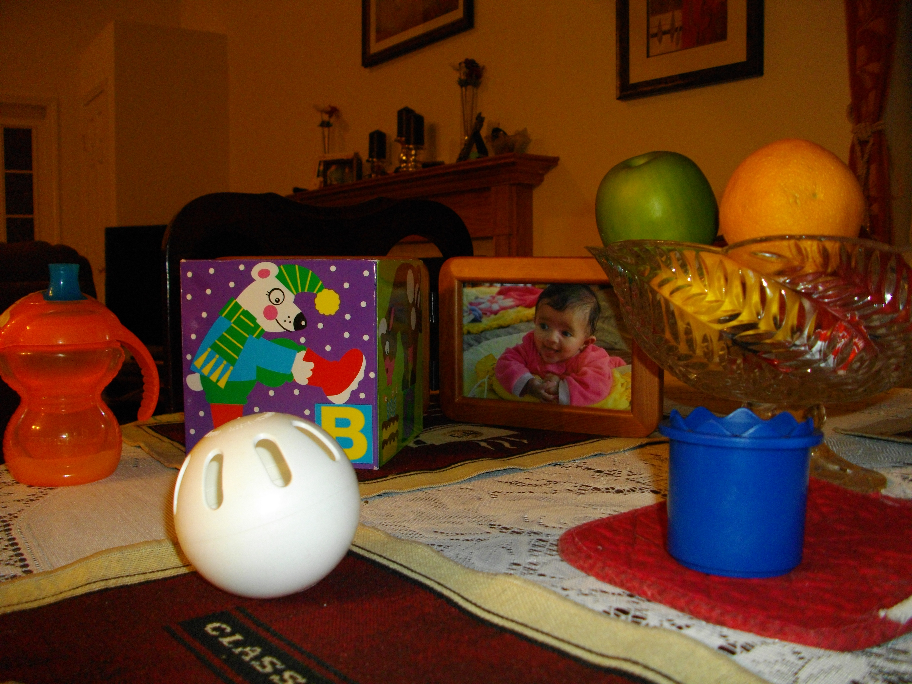
%> input picture images/toysflash.png, 912 x 684 px
$ octave Image_analysis_colour_spaces.m   (GNU Octave 9; MATLAB toolbox functions it lacks are replaced by stand-ins)
%> lines starting %> are read from the running program, lines starting %| are printed output that depends on the picture; in (x1, y1, x2, y2) boxes, pixels count from 0 and x2, y2 are one past the last pixel; in counts of white or black regions, pixels touching at a corner belong together; the program's own positions count from 1
%> further down, I is the input picture: size 684x912x3 uint8; mean R, G, B 97.4, 58.3, 33.9
### splitRGBChannels.m
function [R, G, B] = splitRGBChannels(I)

% Extract the three RGB channels
R = I(:,:,1);
G = I(:,:,2);
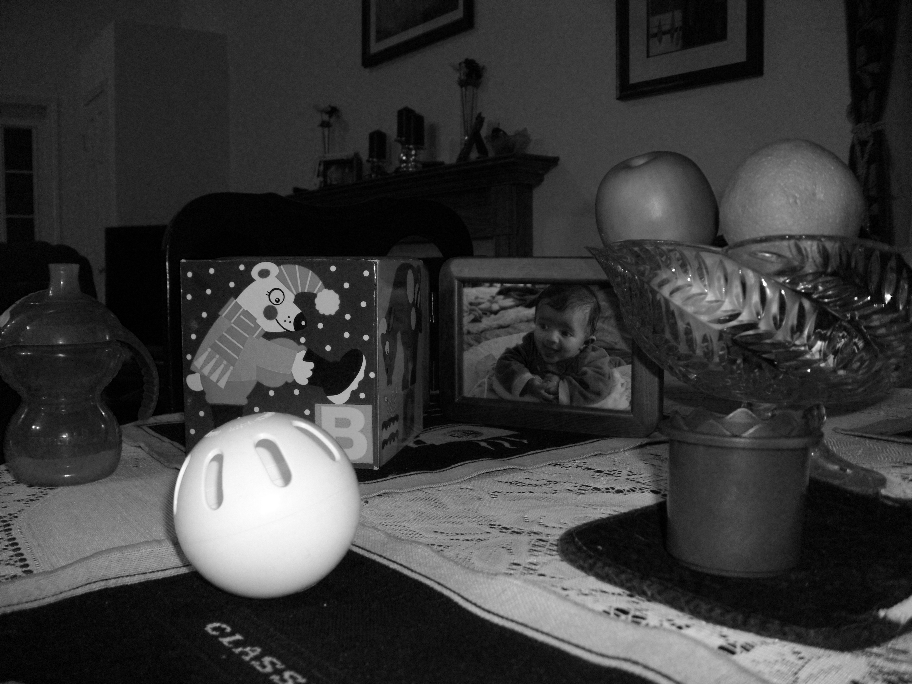
%> G: size 684x912 uint8; min 0, max 255, mean 58.3
B = I(:,:,3);
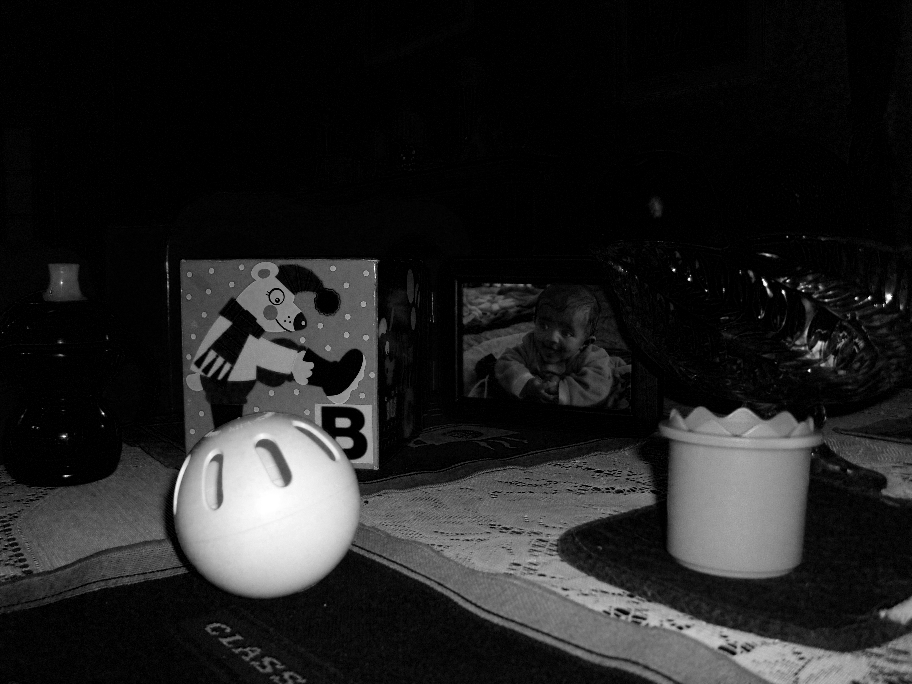
%> B: size 684x912 uint8; min 0, max 255, mean 33.9

% Display the three channels
figure;

subplot(1,3,1);
imshow(R);
title('R channel');

subplot(1,3,2);
imshow(G);
title('G channel');

subplot(1,3,3);
imshow(B);
title('B channel');

end

### colorseg_RB.m
function colorseg_RB(I)
%Interactive color-segmentation using Red and Blue channels of an image I

figure('Position',[100 100 1400 600]); %make a wide figure
subplot(1,2,1);
imshow(I);


[R,G,B]=imsplit(I); %split our image into R,G,B components
subplot(1,2,2);
h=histcounts2(R,B,256); %compute 2D (bivariate) histogram of Red and Blue
imagesc(log(h)); %display the histogram, use 'log' to improve contrast in darker regions
axis xy equal tight
ylabel('Red')
xlabel('Blue')

title('Mark a region in the histogram');
%roi=drawfreehand('StripeColor','r');
roi=drawpolygon('StripeColor','r');
addlistener(roi,'MovingROI',@(varargin) update(I,R,B,varargin{:}));
addlistener(roi,'ROIMoved',@(varargin) update(I,R,B,varargin{:}));
update(I,R,B,roi)
end


% [8 lines left out: function update, not called in this run]

### Image_analysis_colour_spaces.m
%% COLOUR SPACES

% Read the image
I = imread('images/toysflash.png');


%% Explore colour spaces

% Original RGB image
figure('Name','Original RGB Image');
imshow(I);
title('Original RGB Image');


% RGB colour space
figure('Name','RGB Colour Space');
colorcloud(I, 'rgb');
title('RGB Colour Space');


% HSV colour space
figure('Name','HSV Colour Space');
colorcloud(I, 'hsv');
title('HSV Colour Space');


% YCbCr colour space
figure('Name','YCbCr Colour Space');
colorcloud(I, 'ycbcr');
title('YCbCr Colour Space');


% L*a*b* colour space
figure('Name','L*a*b* Colour Space');
colorcloud(I, 'lab');
title('L*a*b* Colour Space');


%% Split RGB image into three channels

[R_values, G_values, B_values] = splitRGBChannels(I);


%% Otsu thresholding on R, G and B channels

% Calculate Otsu threshold for each RGB channel
TR = graythresh(R_values);
%> TR = 0.396
TG = graythresh(G_values);
%> TG = 0.357
TB = graythresh(B_values);
%> TB = 0.271

% Create binary segmentation images
binaryImageR = imbinarize(R_values, TR);
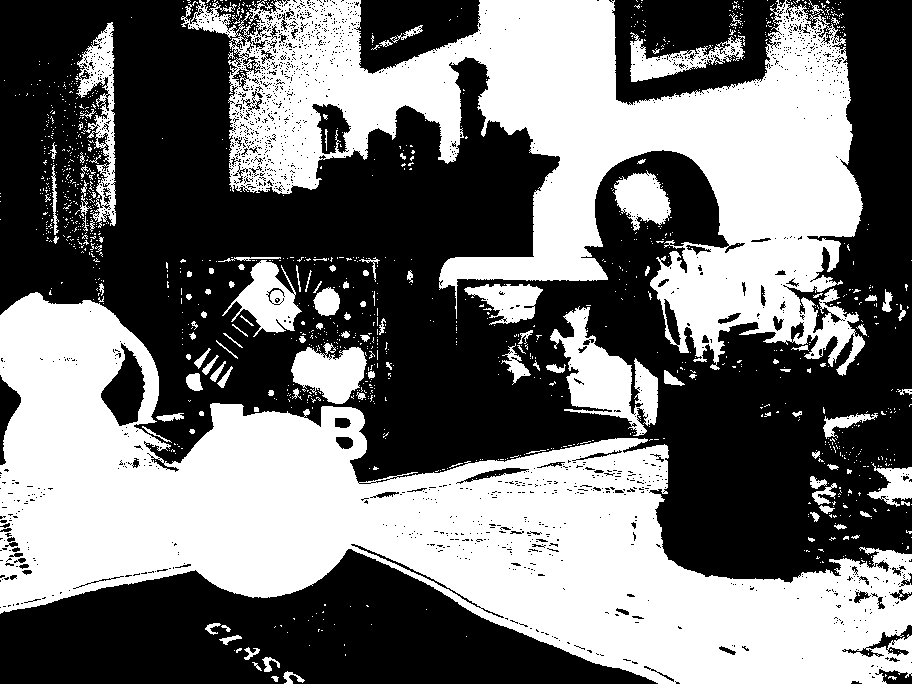
%> binaryImageR: size 684x912 logical; 45.5% white; 1262 white regions (1141 under 20 px), largest, box (x1, y1, x2, y2) and area: (0, 292, 912, 684) 147733, (181, 0, 865, 376) 104224, (550, 306, 658, 436) 5867
binaryImageG = imbinarize(G_values, TG);
%> binaryImageG: size 684x912 logical; 21.3% white; 517 white regions (438 under 20 px), largest, box (x1, y1, x2, y2) and area: (173, 355, 912, 684) 79608, (0, 468, 188, 609) 17314, (186, 262, 340, 405) 10745
binaryImageB = imbinarize(B_values, TB);
%> binaryImageB: size 684x912 logical; 21% white; 568 white regions (517 under 20 px), largest, box (x1, y1, x2, y2) and area: (173, 259, 912, 684) 93796, (662, 407, 822, 579) 21403, (0, 481, 165, 578) 7411

% Display segmentation results
figure('Name','Otsu Thresholding - RGB Channels');

subplot(1,3,1);
imshow(binaryImageR);
title('Otsu - R');

subplot(1,3,2);
imshow(binaryImageG);
title('Otsu - G');

subplot(1,3,3);
imshow(binaryImageB);
title('Otsu - B');


%% Convert RGB image to HSV

I_hsv = rgb2hsv(I);
%> I_hsv: size 684x912x3 double; mean H, S, V 0.161, 0.778, 0.407

% Extract HSV channels
H = I_hsv(:,:,1);
S = I_hsv(:,:,2);
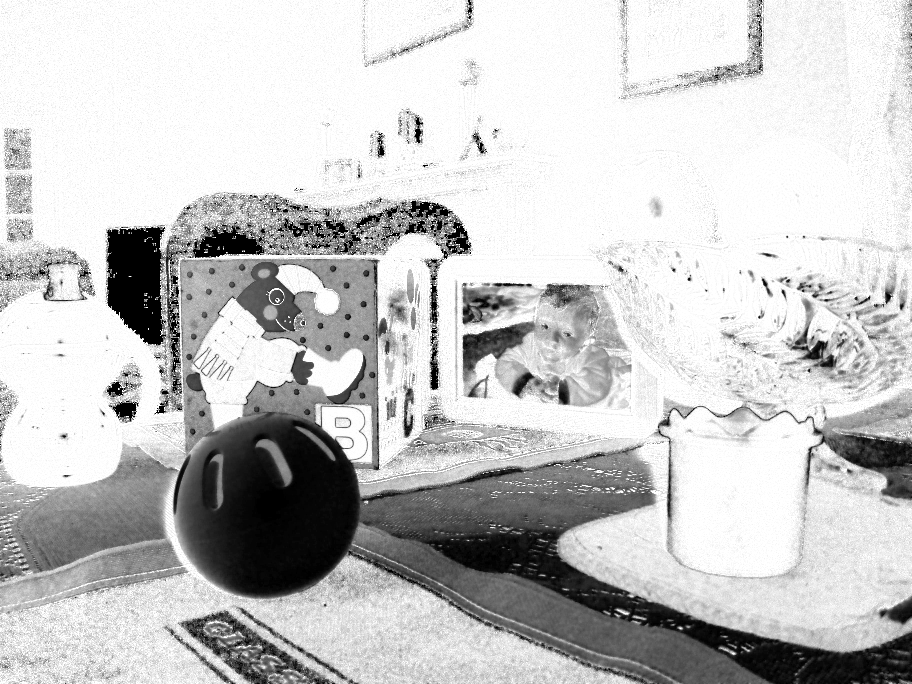
%> S: size 684x912 double; min 0, max 1, mean 0.778
V = I_hsv(:,:,3);
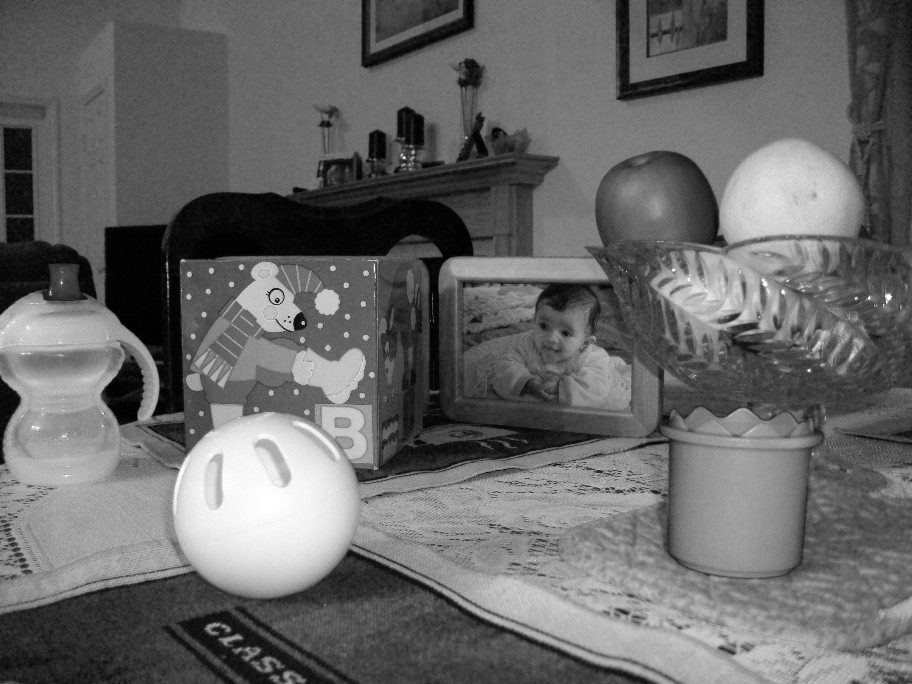
%> V: size 684x912 double; min 0, max 1, mean 0.407


%% Otsu thresholding on H, S and V channels

% Calculate Otsu threshold for each HSV channel
TH = graythresh(H);
%> TH = 0.435
TS = graythresh(S);
%> TS = 0.612
TV = graythresh(V);
%> TV = 0.447

% Create binary segmentation images
binaryImageH = imbinarize(H, TH);
%> binaryImageH: size 684x912 logical; 11.3% white; 1841 white regions (1710 under 20 px), largest, box (x1, y1, x2, y2) and area: (632, 406, 860, 646) 29719, (165, 254, 379, 472) 20092, (559, 345, 615, 406) 1609
binaryImageS = imbinarize(S, TS);
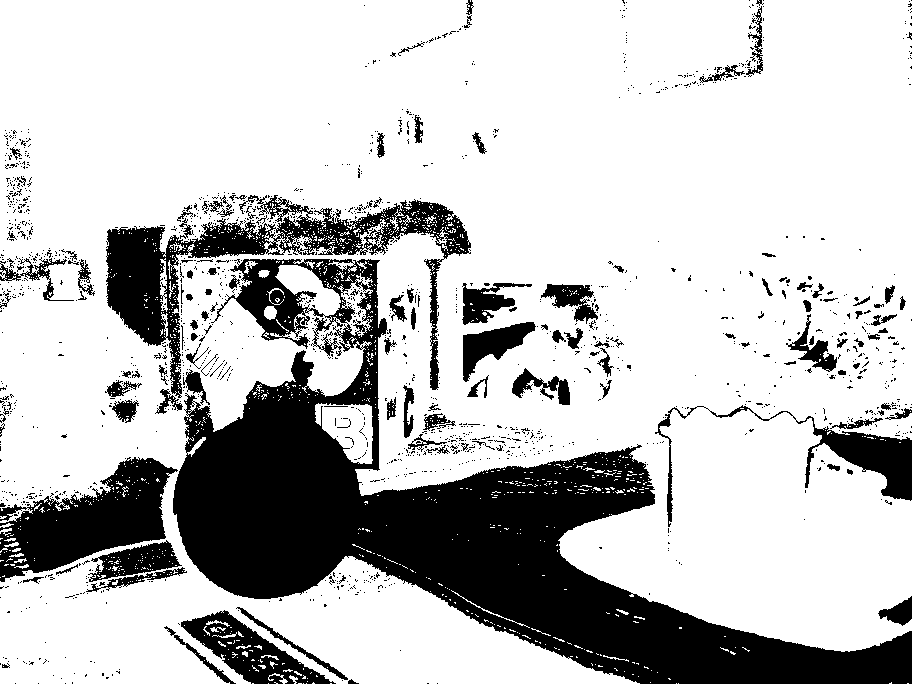
%> binaryImageS: size 684x912 logical; 76% white; 1581 black regions (1447 under 20 px), largest, box (x1, y1, x2, y2) and area: (173, 259, 912, 684) 91916, (106, 195, 471, 398) 15703, (0, 457, 178, 582) 10955
binaryImageV = imbinarize(V, TV);
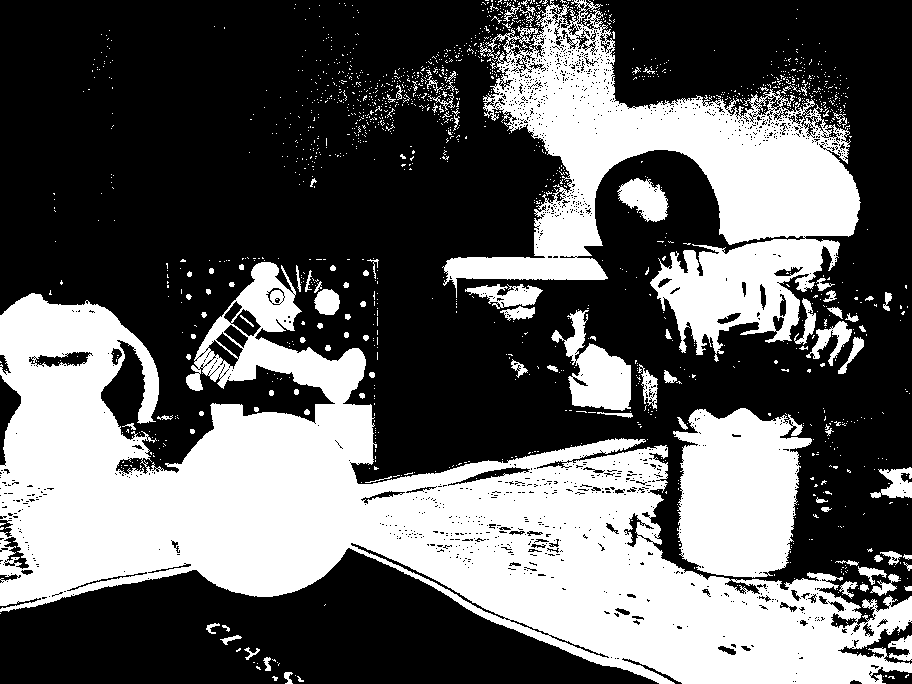
%> binaryImageV: size 684x912 logical; 38.1% white; 1556 white regions (1455 under 20 px), largest, box (x1, y1, x2, y2) and area: (0, 262, 912, 684) 147696, (442, 0, 861, 362) 54677, (673, 408, 812, 578) 17659
%> the run ends on the next line

% Display segmentation results
figure('Name','Otsu Thresholding - HSV Channels');

subplot(1,3,1);
imshow(binaryImageH);
title('Otsu - H');

subplot(1,3,2);
imshow(binaryImageS);
title('Otsu - S');

subplot(1,3,3);
imshow(binaryImageV);
title('Otsu - V');


%% QUESTION 7 - Best single-channel segmentation

% Inspect the RGB and HSV Otsu results above.
% Select the channel where the white ball is segmented best.
%
% Include the best segmentation result in the lab report.


%% QUESTION 8 - R+B segmentation

% Interactive segmentation using Red and Blue channels
colorseg_RB(I);
